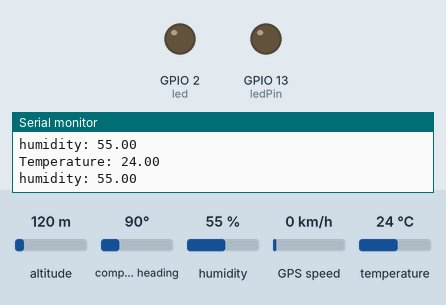
This sketch was run on a simulated ESP32. Shown: output pins drawn as LEDs (lit = HIGH), the last lines printed to the serial monitor. Inputs (shaded band) come from the test bench; at power-on: temperature 24 °C, altitude 120 m, compass heading 90°, humidity 55 %, GPS speed 0 km/h. WiFi joins after 1.5 s; servers stay silent unless stated; the GPS gets a fix after 3 s at 37.7749, -122.4194 with 8 satellites; no MQTT or app messages arrive unless stated.

Above: at 2.7 s.
2.8 s: temperature set to 27 °C
4.8 s: temperature set to 30 °C
At 6.1 s:
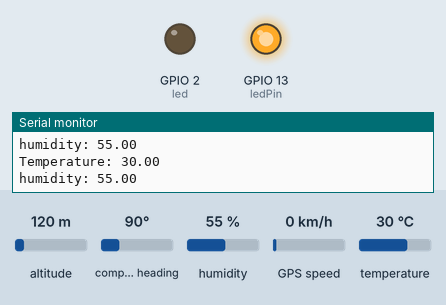
11.1 s: temperature set to 12 °C
At 12.3 s:
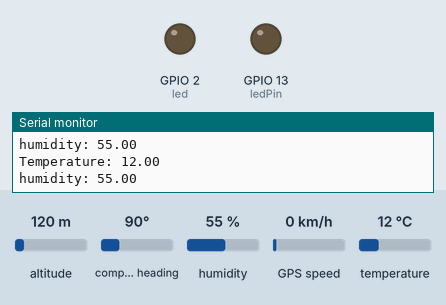
13.2 s: temperature set to 33 °C
At 14.8 s:
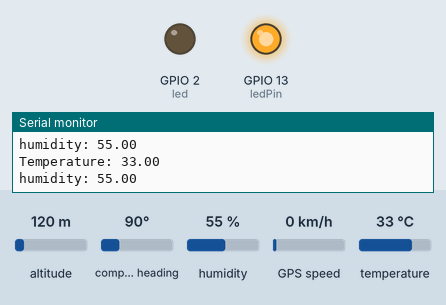
Timing chart, 0 to 16.2 s (numbered marks = the images above; inputs shaded):
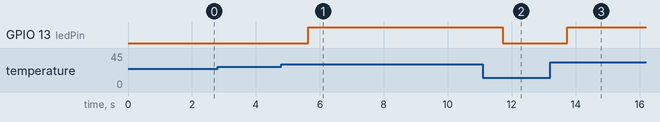

Measured:
- the behaviour switches between 28 and 29 °C on temperature (found by bisection; images 0 and 1)
- after the input at 4.8 s, GPIO 13 (ledPin): LOW → HIGH after 0.84 s
- after the input at 11.1 s, GPIO 13 (ledPin): HIGH → LOW after 0.62 s
- after the input at 13.2 s, GPIO 13 (ledPin): LOW → HIGH after 0.54 s

The sketch:

mediguard_fix.ino
```cpp
#include <WiFi.h>
#include <PubSubClient.h>
#include <Wire.h>
#include <Adafruit_Sensor.h>
#include <ArduinoJson.h>
#include <DHT.h>
#include <TinyGPS++.h>

#define DHT_SENSOR_PIN  4 // ESP32 pin GPIO04 connected to DHT11 sensor
#define DHT_SENSOR_TYPE DHT11
#define GPS_BAUDRATE 9600  // The default baudrate of NEO-6M is 9600

// Replace the next variables with your SSID/Password combination
const char* ssid = "WIFI_USERNAME";
const char* password = "WIFI_PASSWORD";

// Add your MQTT Broker IP address, example:
const char* mqtt_server = "broker.hivemq.com";
const int mqtt_port = 1883;
String clientId = "MediGuard12345678";
// const char* mqttUser = "ardhanurfan";
// const char* mqttPassword = "adafruit io key";
// const char* mqttTopic = "ardhanurfan/feeds/mediguard";


WiFiClient espClient;
PubSubClient client(espClient);
unsigned long lastMsg = 0;

// LED Pin
const int ledPin = 13;
const int led = 2;

DHT dht_sensor(DHT_SENSOR_PIN, DHT_SENSOR_TYPE);
TinyGPSPlus gps;  // the TinyGPS++ object

void setup() {
  Serial.begin(115200);
  Serial2.begin(GPS_BAUDRATE);
  dht_sensor.begin(); // initialize the DHT sensor

  setup_wifi();

  client.setServer(mqtt_server, mqtt_port);
  client.setCallback(callback);

  pinMode(ledPin, OUTPUT);
  pinMode(led, OUTPUT);
}

void setup_wifi() {
  delay(10);
  // We start by connecting to a WiFi network
  Serial.println();
  Serial.print("Connecting to ");
  Serial.println(ssid);

  WiFi.begin(ssid, password);

  while (WiFi.status() != WL_CONNECTED) {
    delay(500);
    Serial.print(".");
  }

  Serial.println("");
  Serial.println("WiFi connected");
  Serial.println("IP address: ");
  Serial.println(WiFi.localIP());
}

void callback(char* topic, byte* message, unsigned int length) {
  Serial.print("Message arrived on topic: ");
  Serial.print(topic);
  Serial.print(". Message: ");
  String messageTemp;

  for (int i = 0; i < length; i++) {
    Serial.print((char)message[i]);
    messageTemp += (char)message[i];
  }
  Serial.println();

  DynamicJsonDocument doc(1024);
  deserializeJson(doc, messageTemp);

  String command = String(doc["lock"].as<const char*>());
  String device = String(doc["device"].as<const char*>());

  // If a message is received on the topic MediGuardDevice/output, you check if the message is either "on" or "off".
  // Changes the output state according to the message
  if (String(topic) == "MediGuardDevice/output" && device == clientId) {
    Serial.print("Changing output to ");
    if(command == "true"){
      Serial.println("on");
      digitalWrite(led, HIGH);
    }
    else if(command == "false"){
      Serial.println("off");
      digitalWrite(led, LOW);
    }
  }
}

void reconnect() {
  // Loop until we're reconnected
  while (!client.connected()) {
    Serial.print("Attempting MQTT connection...");
    // Attempt to connect
    if (client.connect(clientId.c_str())) {
        Serial.println("connected");
        Serial.println(clientId.c_str());
        // Subscribe
        client.subscribe("MediGuardDevice/output");
    } else {
        Serial.print("failed with state  ");
        Serial.println(client.state());
        delay(2000);
    }
  }
}

void loop() {
  if (!client.connected()) {
    reconnect();
  }
  client.loop();

  long now = millis();
  if (now - lastMsg > 1000) {
    lastMsg = now;

    // read temperature in Celsius
    float tempC = dht_sensor.readTemperature();
    // read humidity
    float humi  = dht_sensor.readHumidity();

    // Convert the value to a char array
    char tempString[8];
    dtostrf(tempC, 1, 2, tempString);
    Serial.print("Temperature: ");
    Serial.println(tempString);
    // Convert the value to a char array
    char humiString[8];
    dtostrf(humi, 1, 2, humiString);
    Serial.print("humidity: ");
    Serial.println(humiString);

    DynamicJsonDocument doc(1024);
    doc["device"] = clientId;
    doc["temperature"] = tempC;
    doc["humidity"] = humi;

    char buffer[256];
    size_t n = serializeJson(doc, buffer);
    client.publish("MediGuardDevice/data", buffer, n);

    // Menghidupkan LED jika suhu di atas ambang tertentu (misalnya, 30°C)
    if (tempC > 28.0) {
      digitalWrite(ledPin, HIGH); // Menghidupkan LED
    } else if (tempC <= 28.0) {
      digitalWrite(ledPin, LOW); // Mematikan LED
    }

    // Read GPS data
    if (Serial2.available() > 0) {
      if (gps.encode(Serial2.read())) {
        if (gps.location.isValid()) {
          Serial.print(F("latitude: "));
          Serial.println(gps.location.lat());

          Serial.print(F("longitude: "));
          Serial.println(gps.location.lng());

          Serial.print(F("altitude: "));
          if (gps.altitude.isValid())
            Serial.println(gps.altitude.meters());
          else
            Serial.println(F("INVALID"));

          Serial.print(F("speed: "));
          if (gps.speed.isValid()) {
            Serial.print(gps.speed.kmph());
            Serial.println(F(" km/h"));
          } else {
            Serial.println(F("INVALID"));
          }

          // Convert GPS data to a char array
          char latString[12];
          dtostrf(gps.location.lat(), 1, 6, latString);

          char lonString[12];
          dtostrf(gps.location.lng(), 1, 6, lonString);

          char altString[12];
          if (gps.altitude.isValid())
            dtostrf(gps.altitude.meters(), 1, 2, altString);
          else
            strcpy(altString, "INVALID");

          char speedString[8];
          if (gps.speed.isValid())
            dtostrf(gps.speed.kmph(), 1, 2, speedString);
          else
            strcpy(speedString, "INVALID");

          doc["latitude"] = latString;
          doc["longitude"] = lonString;
          doc["altitude"] = altString;
          doc["speed"] = speedString;

          char buffer[256];
          size_t n = serializeJson(doc, buffer);
          client.publish("MediGuardDevice/data", buffer, n);
          delay(1000);
        }
      }
    }

    if (millis() > 5000 && gps.charsProcessed() < 10)
      Serial.println(F("No GPS data received: check wiring"));
    delay(1000);
  }
}
```
